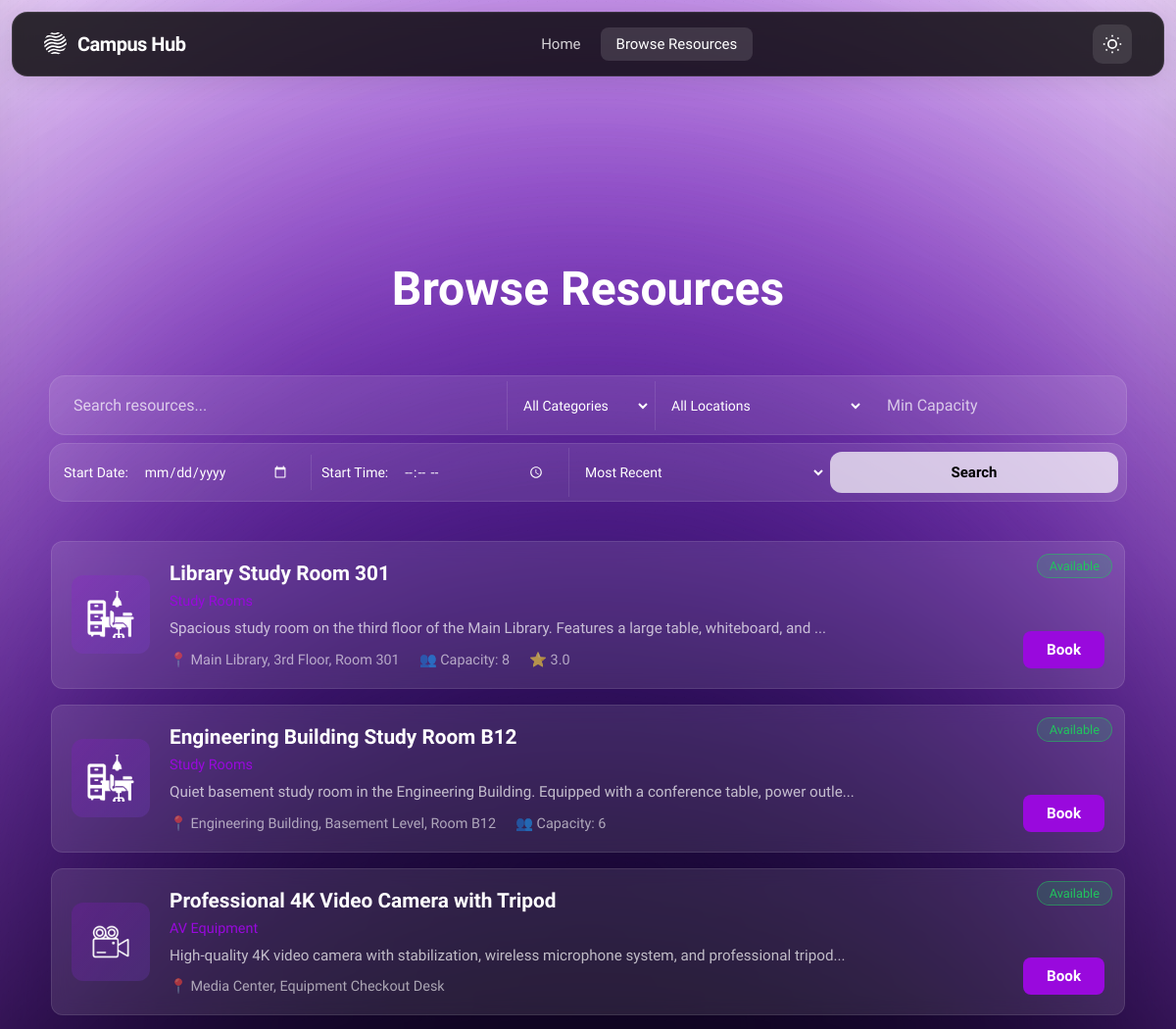
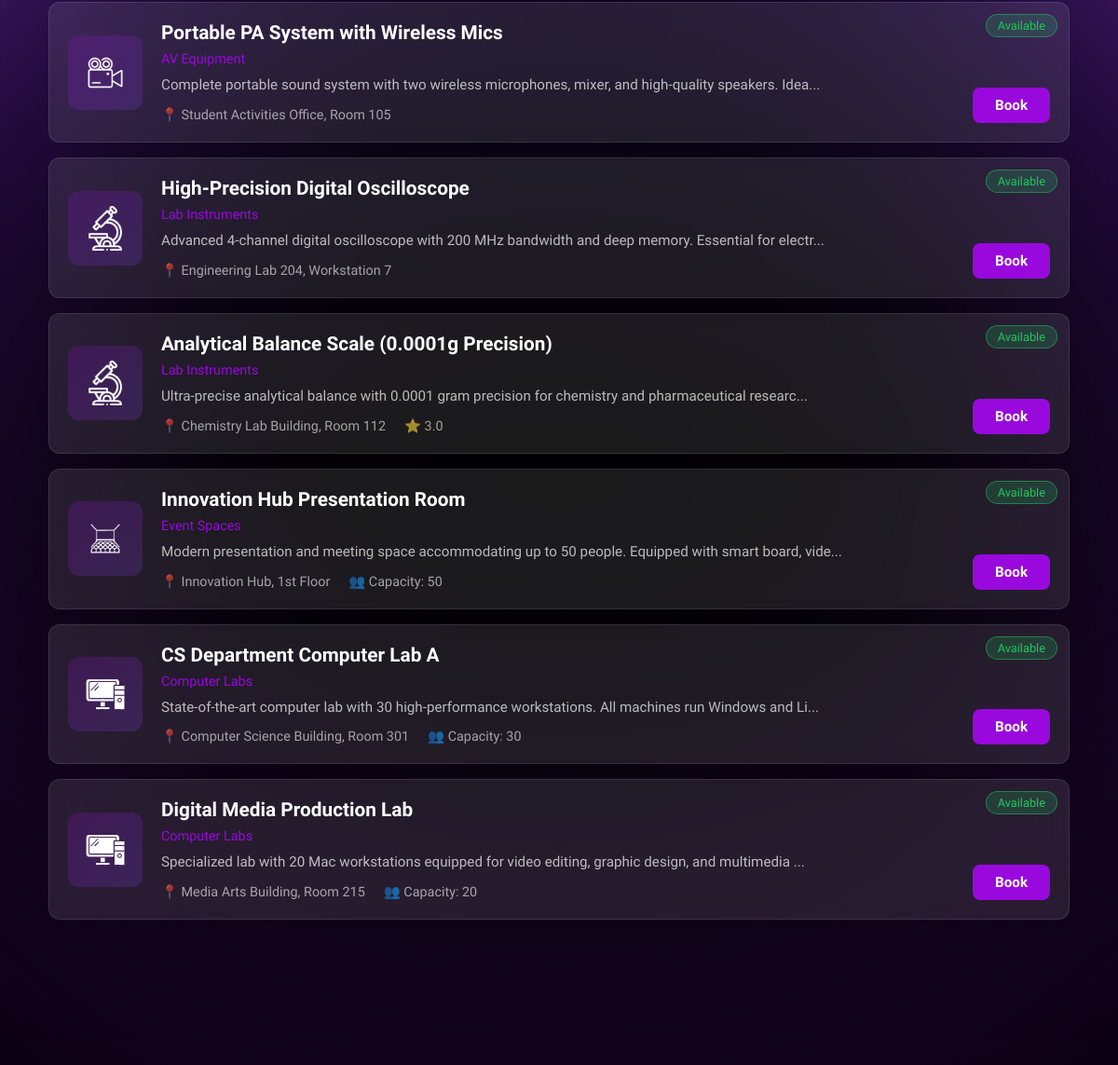
Before: /resources/browse with the older database file (2 pictures, top to bottom).
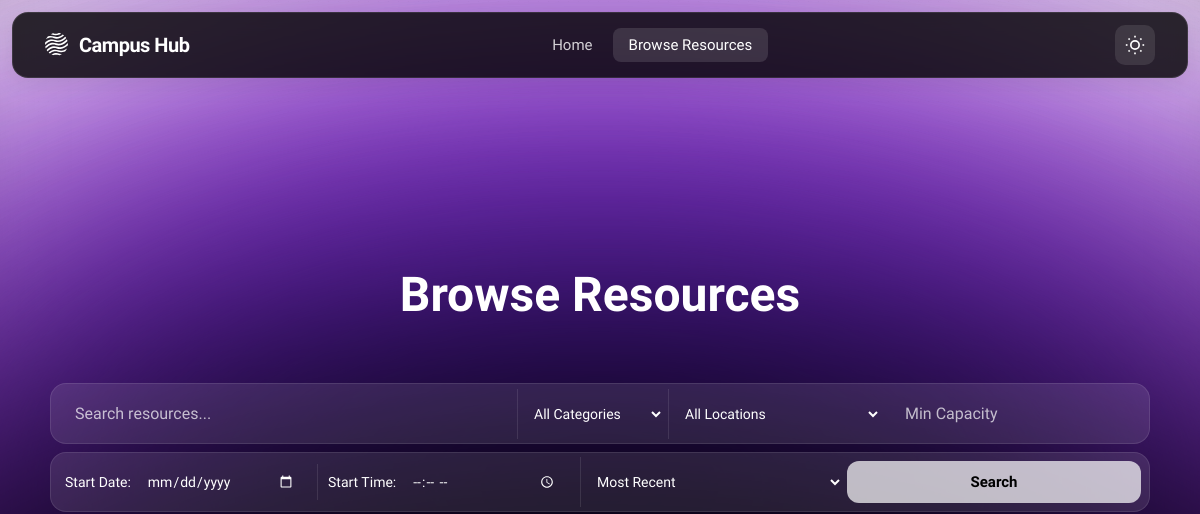
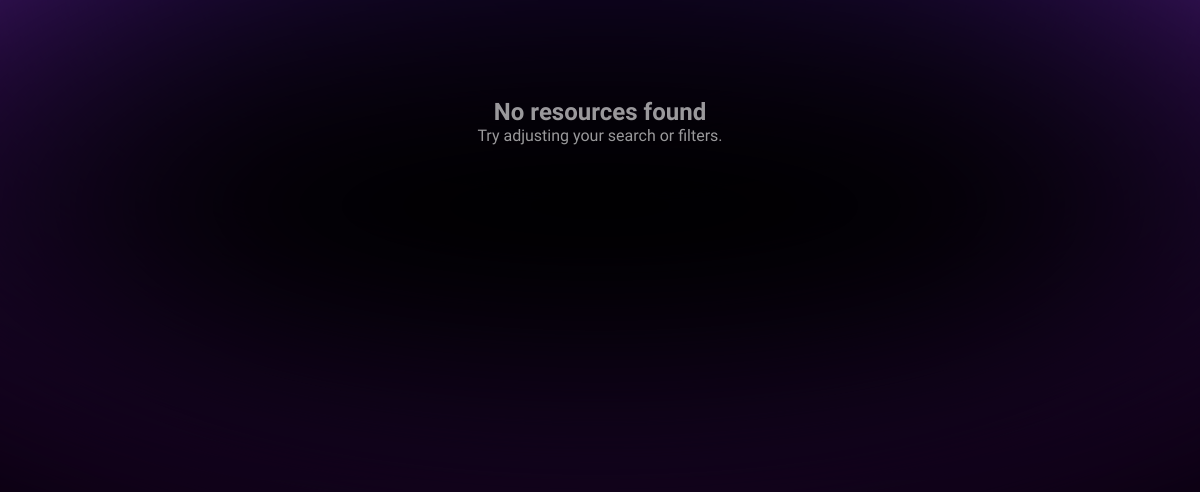
After: the same page with the newer database file (2 pictures, top to bottom).
### tables this page shows
CREATE TABLE resources (
    resource_id INTEGER PRIMARY KEY AUTOINCREMENT,
    owner_type TEXT NOT NULL CHECK (owner_type IN ('user','group')),
    owner_id INTEGER NOT NULL,  -- Polymorphic FK: user_id when owner_type='user', group_id when owner_type='group'
    title TEXT NOT NULL,
    description TEXT,
    category_id INTEGER REFERENCES resource_categories(category_id),
    location TEXT,
    capacity INTEGER CHECK (capacity > 0 OR capacity IS NULL),  -- NULL for resources without capacity limits
    status TEXT NOT NULL DEFAULT 'draft' CHECK (status IN ('draft','published','archived')),
    availability_mode TEXT NOT NULL DEFAULT 'rules' CHECK (availability_mode IN ('rules','open','by-request')),
    requires_approval BOOLEAN NOT NULL DEFAULT 0,
    created_at DATETIME DEFAULT CURRENT_TIMESTAMP,
    updated_at DATETIME
, images TEXT, availability_rules TEXT);

CREATE TABLE resource_categories (
    category_id INTEGER PRIMARY KEY AUTOINCREMENT,
    name TEXT NOT NULL,
    description TEXT,
    icon TEXT,
    created_at DATETIME DEFAULT CURRENT_TIMESTAMP
);

### src/controllers/resource_controller.py (the view)
@resource_bp.route('/')
@resource_bp.route('/browse')
def index():
    search_query = request.args.get('q', '').strip()
    category_id = request.args.get('category', type=int)
    location = request.args.get('location', '').strip()
    min_capacity = request.args.get('capacity', type=int)
    availability_date = request.args.get('availability_date', '').strip()
    availability_time = request.args.get('availability_time', '').strip()
    status = request.args.get('status', 'published')
    sort_by = request.args.get('sort', 'recent')
    page = request.args.get('page', 1, type=int)
    per_page = 12
    offset = (page - 1) * per_page
    try:
        categories = ResourceDAL.get_all_categories()
        resources_data = ResourceDAL.search_resources(
            search_query=search_query if search_query else None,
            category_id=category_id,
            location=location if location else None,
            min_capacity=min_capacity,
            availability_date=availability_date if availability_date else None,
            availability_time=availability_time if availability_time else None,
            sort_by=sort_by,
            limit=per_page,
            offset=offset
        )
        resources = [Resource(r) for r in resources_data]
        total_count = len(resources_data) if len(resources_data) < per_page else (page * per_page) + 1
        logger.info(f"Resource browse: query='{search_query}', category={category_id}, found {len(resources)} resources")
        return render_template(
            'resources/index.html',
            title='Browse Resources',
            resources=resources,
            categories=categories,
            search_query=search_query,
            selected_category=category_id,
            selected_location=location,
            selected_capacity=min_capacity,
            selected_date=availability_date,
            selected_time=availability_time,
            selected_sort=sort_by,
            page=page,
            per_page=per_page,
            total_count=total_count,
            total_pages=(total_count // per_page) + 1
        )
    except Exception as e:
        logger.error(f"Error browsing resources: {str(e)}", exc_info=True)
        flash('An error occurred while loading resources. Please try again.', 'danger')
        return render_template('resources/index.html', resources=[], categories=[])

### src/templates/resources/index.html (shortened to what this page needs)
{% extends 'base.html' %}
{% block content %}
<div class="resources-page">
    <div class="search-header">
        <h1>Browse Resources</h1>
    </div>
    <div class="filters-bar">
        <form method="GET" action="{{ url_for('resource.index') }}" class="filter-form" id="filterForm">
            <div class="filter-row">
                <input
                    type="text"
                    name="q"
                    class="filter-input"
                    placeholder="Search resources..."
                    value="{{ search_query or '' }}"
                >
                <select name="category" class="filter-select" onchange="this.form.submit()">
                    <option value="">All Categories</option>
                </select>
                <select name="location" class="filter-select" onchange="this.form.submit()">
                    <option value="">All Locations</option>
                </select>
                <input
                    type="number"
                    name="capacity"
                    class="filter-input"
                    placeholder="Min Capacity"
                    value="{{ selected_capacity or '' }}"
                    min="1"
                    style="flex: 0 0 auto; min-width: 120px;"
                    oninput="debouncedSubmit()"
                >
            </div>
            <div class="filter-row" style="justify-content: space-between;">
                <div style="flex: 1; display: flex; align-items: center; padding: 0 10px;">
                    <label for="start_date" style="color: var(--text-primary); font-size: 14px; margin-right: 8px; white-space: nowrap;">Start Date:</label>
                    <input
                        type="date"
                        name="availability_date"
                        class="filter-date"
                        id="start_date"
                        value="{{ selected_date or '' }}"
                        style="flex: 1; border: none; padding: 8px;"
                        onchange="this.form.submit()"
                    >
                </div>
                <div style="flex: 1; display: flex; align-items: center; padding: 0 10px; border-left: 1px solid var(--input-border);">
                    <label for="start_time" style="color: var(--text-primary); font-size: 14px; margin-right: 8px; white-space: nowrap;">Start Time:</label>
                    <input
                        type="time"
                        name="availability_time"
                        class="filter-date"
                        id="start_time"
                        value="{{ selected_time or '' }}"
                        style="flex: 1; border: none; padding: 8px;"
                        onchange="this.form.submit()"
                    >
                </div>
                <select name="sort" class="filter-select" style="flex: 1;" onchange="this.form.submit()">
                    <option value="recent" {% if selected_sort == 'recent' %}selected{% endif %}>Most Recent</option>
                </select>
                <button type="submit" class="btn-filter" style="flex: 1;">Search</button>
            </div>
        </form>
    </div>
    {% if resources %}
        <div class="resources-list">
            {% for resource in resources %}
                <a href="{{ url_for('resource.detail', resource_id=resource.resource_id) }}" class="resource-item">
                    <div class="resource-icon">
                        {% if resource._category_name == 'Study Rooms' %}
                            <img src="{{ url_for('static', filename='images/icons/Study_Room_Icon_Dark.png') }}" alt="Study Room" class="icon-dark">
                        {% elif resource._category_name == 'AV Equipment' %}
                            <img src="{{ url_for('static', filename='images/icons/AV_Equip_Dark.png') }}" alt="AV Equipment" class="icon-dark">
                        {% elif resource._category_name == 'Lab Instruments' %}
                            <img src="{{ url_for('static', filename='images/icons/Lab_Dark.png') }}" alt="Lab Instruments" class="icon-dark">
                        {% elif resource._category_name == 'Event Spaces' %}
                            <img src="{{ url_for('static', filename='images/icons/Event_Dark.png') }}" alt="Event Spaces" class="icon-dark">
                        {% elif resource._category_name == 'Computer Labs' %}
                            <img src="{{ url_for('static', filename='images/icons/Computer_Dark.png') }}" alt="Computer Labs" class="icon-dark">
                        {% endif %}
                    </div>
                    <div class="resource-content">
                        <div class="resource-header">
                            <h3 class="resource-title">{{ resource.title }}</h3>
                            {% if resource.status == 'published' %}
                                <div class="resource-badge available">Available</div>
                            {% else %}
                                <div class="resource-badge booked">{{ resource.status|title }}</div>
                            {% endif %}
                        </div>
                        <p class="resource-category">
                            {{ resource._category_name or 'Uncategorized' }}
                        </p>
                        <p class="resource-description">
                            {{ resource.description[:100] }}{% if resource.description|length > 100 %}...{% endif %}
                        </p>
                        <div class="resource-meta">
                            <span>📍 {{ resource.location }}</span>
                            {% if resource.capacity %}
                                {% if resource._category_name in ['Study Rooms', 'Event Spaces', 'Computer Labs'] %}
                                    <span>👥 Capacity: {{ resource.capacity }}</span>
                                {% else %}
                                    <span>📦 Items: {{ resource.capacity }}</span>
                                {% endif %}
                            {% endif %}
                            {% if resource._avg_rating %}
                                <span>⭐ {{ "%.1f"|format(resource._avg_rating) }}</span>
                            {% endif %}
                        </div>
                    </div>
                    <span class="btn-book">Book</span>
                </a>
            {% endfor %}
        </div>
    {% else %}
        <div class="no-results">
            <h2>No resources found</h2>
            <p>Try adjusting your search or filters.</p>
        </div>
    {% endif %}
</div>
{% endblock %}

### src/templates/base.html (shortened to what this page needs)
<!DOCTYPE html>
<html lang="en" data-theme="dark">
<head>
    <link rel="stylesheet" href="{{ url_for('static', filename='css/home.css') }}">
</head>
<body>
    <div class="background-effects">
        <div class="blur-white"></div>
        <div class="gradient-ellipse-1">
            <div style="position: absolute; inset: -31.25% -24.81%;">
            </div>
        </div>
        <div class="gradient-ellipse-2">
            <div style="position: absolute; inset: -41.49% -30.77%;">
            </div>
        </div>
        <div class="gradient-ellipse-3">
            <div style="position: absolute; inset: -62.11% -38.17%;">
            </div>
        </div>
        <div class="gradient-ellipse-4">
            <div style="position: absolute; inset: -37.04% -24.07%;">
            </div>
        </div>
        <div class="noise-texture"></div>
    </div>
    <nav class="navbar">
        <div class="navbar-container">
            <div class="navbar-left">
                <a href="{{ url_for('main.index') }}" class="navbar-logo">
                    <span class="logo-text">Campus Hub</span>
                </a>
            </div>
            <div class="navbar-center">
                <a href="{{ url_for('main.index') }}" class="nav-link {% if request.endpoint == 'main.index' %}active{% endif %}">Home</a>
                <a href="{{ url_for('resource.index') }}" class="nav-link {% if request.endpoint and request.endpoint.startswith('resource.') %}active{% endif %}">Browse Resources</a>
            </div>
            <div class="navbar-right">
                <button class="theme-toggle" onclick="toggleTheme()" aria-label="Toggle theme">
                </button>
            </div>
        </div>
    </nav>
    <main class="main-content">
        {% block content %}{% endblock %}
    </main>
</body>
</html>

Changed rows visible on the page:
removed resources: title "Library Study Room 301", status "Available", description "Spacious study room on the third floor of the Main Library. Features a large table, whiteboard, and", location "Main Library, 3rd Floor, Room 301", capacity "8", _avg_rating "3.0"
removed resources: title "Engineering Building Study Room B12", status "Available", description "Quiet basement study room in the Engineering Building. Equipped with a conference table, power outle", location "Engineering Building, Basement Level, Room B12", capacity "6"
removed resources: title "Professional 4K Video Camera with Tripod", status "Available", name "AV Equipment", description "High-quality 4K video camera with stabilization, wireless microphone system, and professional tripod", location "Media Center, Equipment Checkout Desk"
removed resources: title "Portable PA System with Wireless Mics", status "Available", name "AV Equipment", description "Complete portable sound system with two wireless microphones, mixer, and high-quality speakers. Idea", location "Student Activities Office, Room 105"
removed resources: title "High-Precision Digital Oscilloscope", status "Available", name "Lab Instruments", description "Advanced 4-channel digital oscilloscope with 200 MHz bandwidth and deep memory. Essential for electr", location "Engineering Lab 204, Workstation 7"
removed resources: title "Analytical Balance Scale (0.0001g Precision)", status "Available", name "Lab Instruments", description "Ultra-precise analytical balance with 0.0001 gram precision for chemistry and pharmaceutical researc", location "Chemistry Lab Building, Room 112", _avg_rating "3.0"
removed resources: title "Innovation Hub Presentation Room", status "Available", name "Event Spaces", description "Modern presentation and meeting space accommodating up to 50 people. Equipped with smart board, vide", location "Innovation Hub, 1st Floor", capacity "50"
removed resources: title "CS Department Computer Lab A", status "Available", name "Computer Labs", description "State-of-the-art computer lab with 30 high-performance workstations. All machines run Windows and Li", location "Computer Science Building, Room 301", capacity "30"
removed resources: title "Digital Media Production Lab", status "Available", name "Computer Labs", description "Specialized lab with 20 Mac workstations equipped for video editing, graphic design, and multimedia", location "Media Arts Building, Room 215", capacity "20"
Other visible differences:
text now shown: "No resources found Try adjusting your search or filters."
